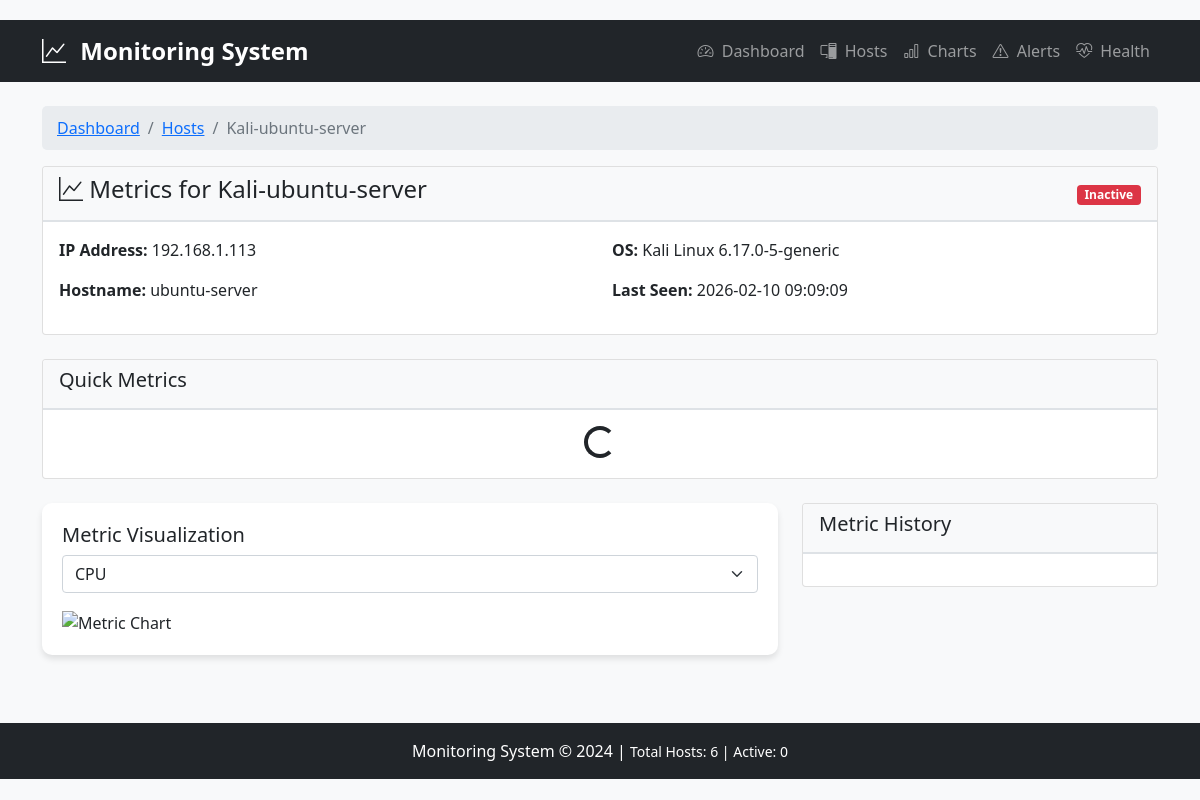
The app's page /metrics/2 with its own data.
### models.py (models this page shows, shortened)
class Host(db.Model):
    id = db.Column(db.Integer, primary_key=True)
    name = db.Column(db.String(100), nullable=False)
    ip_address = db.Column(db.String(15), nullable=False)
    hostname = db.Column(db.String(100))
    os = db.Column(db.String(50))
    is_active = db.Column(db.Boolean, default=True)
    last_seen = db.Column(db.DateTime, default=datetime.utcnow)
    created_at = db.Column(db.DateTime, default=datetime.utcnow)
    metrics = db.relationship('Metric', back_populates='host_obj', lazy=True, cascade='all, delete-orphan')

### app.py (the view)
@app.route('/metrics/<int:host_id>')
def metrics_page(host_id):
    host = Host.query.get_or_404(host_id)
    metric_types = db.session.query(Metric.metric_type).filter(
        Metric.host_id == host_id
    ).distinct().all()
    metric_types = [m[0] for m in metric_types]
    return render_template('metrics.html',
                           host=host,
                           metric_types=metric_types)

### templates/metrics.html (shortened to what this page needs)
{% extends "base.html" %}
{% block content %}
<div class="row mb-4">
    <div class="col-12">
        <nav aria-label="breadcrumb">
            <ol class="breadcrumb">
                <li class="breadcrumb-item"><a href="/">Dashboard</a></li>
                <li class="breadcrumb-item"><a href="/hosts">Hosts</a></li>
                <li class="breadcrumb-item active">{{ host.name }}</li>
            </ol>
        </nav>
        <div class="card">
            <div class="card-header d-flex justify-content-between align-items-center">
                <h4><i class="bi bi-graph-up"></i> Metrics for {{ host.name }}</h4>
                <div>
                    <span class="badge {% if host.is_active %}bg-success{% else %}bg-danger{% endif %}">
                        {% if host.is_active %}Active{% else %}Inactive{% endif %}
                    </span>
                </div>
            </div>
            <div class="card-body">
                <div class="row">
                    <div class="col-md-6">
                        <p><strong>IP Address:</strong> {{ host.ip_address }}</p>
                        <p><strong>Hostname:</strong> {{ host.hostname or 'N/A' }}</p>
                    </div>
                    <div class="col-md-6">
                        <p><strong>OS:</strong> {{ host.os or 'Unknown' }}</p>
                        <p><strong>Last Seen:</strong> {{ host.last_seen.strftime('%Y-%m-%d %H:%M:%S') }}</p>
                    </div>
                </div>
            </div>
        </div>
    </div>
</div>
<div class="row mb-4">
    <div class="col-12">
        <div class="card">
            <div class="card-header">
                <h5>Quick Metrics</h5>
            </div>
            <div class="card-body">
                <div class="row" id="quickMetrics">
                    <div class="col text-center">
                        <div class="spinner-border" role="status">
                        </div>
                    </div>
                </div>
            </div>
        </div>
    </div>
</div>
<div class="row">
    <div class="col-md-8">
        <div class="chart-container">
            <h5>Metric Visualization</h5>
            <div class="mb-3">
                <select id="metricType" class="form-select">
                    {% for type in metric_types %}
                    <option value="{{ type }}">{{ type|upper }}</option>
                    {% endfor %}
                </select>
            </div>
            <div>
                <img id="metricChart" src="" class="img-fluid" alt="Metric Chart">
            </div>
        </div>
    </div>
    <div class="col-md-4">
        <div class="card">
            <div class="card-header">
                <h5>Metric History</h5>
            </div>
            <div class="card-body">
            </div>
        </div>
    </div>
</div>
{% endblock %}

### templates/base.html (style rules this page uses)
body { padding-top: 20px; background-color: #f8f9fa; font-family: 'Segoe UI', Tahoma, Geneva, Verdana, sans-serif; }
.chart-container { background: white; border-radius: 10px; padding: 20px; margin-bottom: 20px; box-shadow: 0 4px 6px rgba(0,0,0,0.1); }
.breadcrumb { background-color: #e9ecef; border-radius: 5px; padding: 10px 15px; }
.card-header { background-color: #f8f9fa; border-bottom: 2px solid #dee2e6; font-weight: 600; }

### records on screen
Host: name "Kali-ubuntu-server", ip_address "192.168.1.113", hostname "ubuntu-server", os "Kali Linux 6.17.0-5-generic", last_seen "2026-02-10 09:09:09"

### other values on screen
form field value "CPU"
